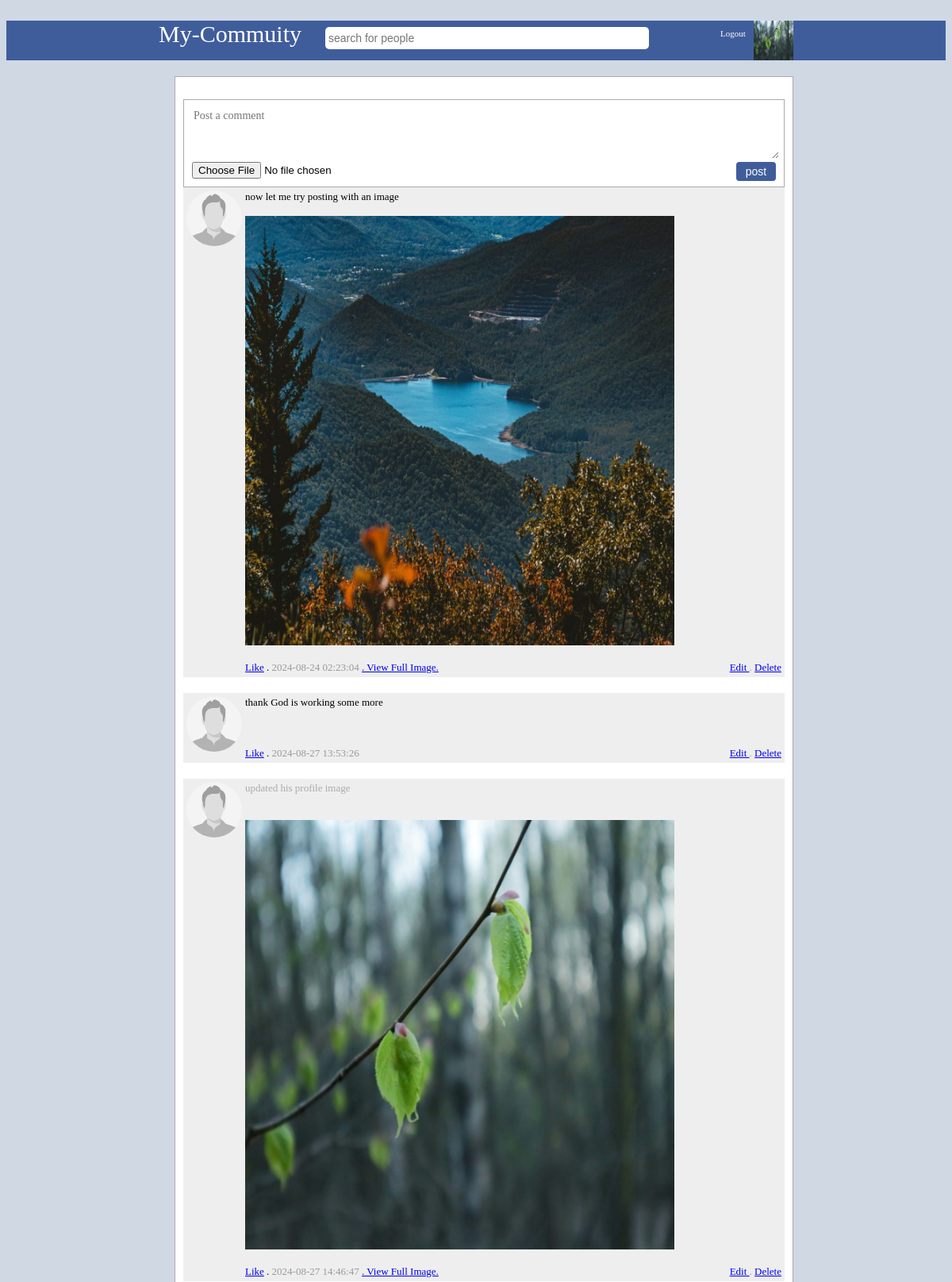
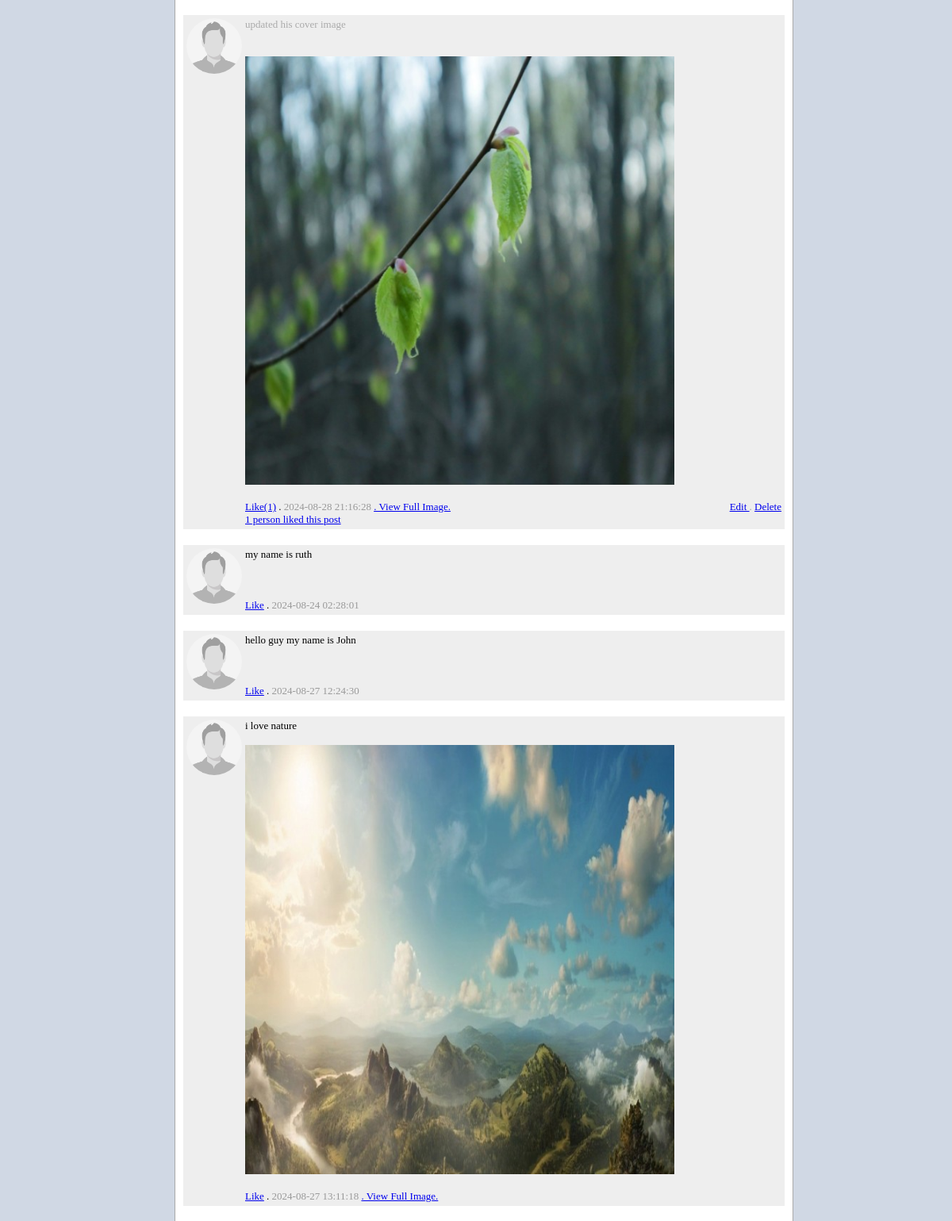
The app's page /single_post.php (signed in, upper part) with its own data (2 pictures, top to bottom).
### tables this page shows
CREATE TABLE `users` (
  `id` bigint(19) NOT NULL,
  `userid` bigint(19) NOT NULL,
  `first_name` varchar(50) NOT NULL,
  `last_name` varchar(50) NOT NULL,
  `gender` varchar(6) NOT NULL,
  `email` varchar(100) NOT NULL,
  `password` varchar(100) NOT NULL,
  `url_address` varchar(100) NOT NULL,
  `date` timestamp NOT NULL DEFAULT current_timestamp() ON UPDATE current_timestamp(),
  `profile_image` varchar(1000) NOT NULL,
  `cover_image` varchar(1000) NOT NULL,
  `likes` int(11) NOT NULL,
  `about` varchar(1024) NOT NULL
);

CREATE TABLE `posts` (
  `id` bigint(19) NOT NULL,
  `postid` bigint(19) NOT NULL,
  `comments` int(11) NOT NULL,
  `userid` bigint(19) NOT NULL,
  `post` text NOT NULL,
  `image` varchar(500) NOT NULL,
  `likes` int(11) NOT NULL,
  `date` timestamp NOT NULL DEFAULT current_timestamp() ON UPDATE current_timestamp(),
  `has_image` tinyint(1) NOT NULL,
  `is_profile_image` tinyint(1) NOT NULL,
  `is_cover_image` tinyint(1) NOT NULL,
  `parent` bigint(20) NOT NULL
);

### classes/connect.php (called while the page is built, shortened)
<?php
class Database
{
	private $host = "localhost";
	private $username = "root";
	private $password = "";
	private $db =  "ict employees";
	function connect()
	{
		$connection = mysqli_connect($this->host, $this->username, $this->password,$this->db);
		return $connection;
	}
	function read($query)
	{
		$conn = $this->connect();
		$result = mysqli_query($conn,$query);
		if(!$result)
		{
			return false;
		}
		else
		{
			$data = false;
			while($row = mysqli_fetch_assoc($result))
			{
				$data[] = $row;
			}
			return $data;
		}
	}
}

### classes/login.php (called while the page is built, shortened)
<?php
class Login
{
	public function check_login($id)
	{
		if(is_numeric($id))
		{
			$query = "select * from users where userid = '$id' limit 1";
			$DB = new Database();
			$result = $DB->read($query);
			if($result)
			{
				$user_data = $result[0];
				return $user_data;
			}
			else
			{
				header("Location: login.php");
				die;
			}
		}
		else
		{
			header("Location: login.php");
			die;
		}
	}
}

### classes/image.php (called while the page is built, shortened)
<?php
class Image
{
	public function get_thumb_profile($filename)
	{
		$thumbnail = $filename . "_profile_thumb.jpg";
		if(file_exists($thumbnail))
		{
			return $thumbnail;
		}
		else
		{
			return $filename;
		}
	}
	public function get_thumb_post($filename)
	{
		$thumbnail = $filename . "_post_thumb.jpg";
		if(file_exists($thumbnail))
		{
			return $thumbnail;
		}
	}
}

### classes/post.php (called while the page is built, shortened)
<?php
class Post
{
	public function get_comments($id)
	{
		$query = "select * from posts where parent = '$id' order by id asc limit 30";
		$DB = new Database();
		$result = $DB->read($query);
		if($result)
		{
			return $result;
		}
		else
		{
			return false;
		}
	}
	public function i_own_post($postid, $mybook_userid)
	{
		$query = "select * from posts where postid = '$postid' limit 1";
		$DB = new Database();
		$result = $DB->read($query);
		if(is_array($result))
		{
			if($result[0]['userid'] == $mybook_userid)
			{
				return true;
			}
		}
		return false;
	}
}

### comment.php (the view, shortened to what this page needs)
<div id="post" style="background-color: #eee;">
	<div>
		<?php
			$image = "images/user_male.jpg";
		?>
		<img src="<?php echo $image ?>" style="width: 70px; height: 70px; margin-right: 4px; object-fit:cover; border-radius: 50%;">
	</div>
	<div style="width: 100%;">
		<div style="font-weight: bold; color: #405d9b; width: 100%;">
			<?php
			if($COMMENT['is_profile_image'])
			{
				$pronoun = "his";
				echo "<span style = 'font-weight: normal; color: #aaa;'> updated $pronoun profile image</span>";
			}
			if($COMMENT['is_cover_image'])
			{
				$pronoun = "his";
				echo "<span style = 'font-weight: normal; color: #aaa;'> updated $pronoun cover image</span>";
			}
			?>
		</div>
		<?php echo htmlspecialchars($COMMENT['post']) ?>
		<br><br>
		<?php
			if(file_exists($COMMENT['image']))
			{
				$post_image = $image_class->get_thumb_post($COMMENT['image']);
				echo "<img src='$post_image' style='width: 80%;'/>";
			}
		 ?>
		<br><br>
		<?php
			$likes = ($COMMENT['likes'] > 0 ) ? "(" .$COMMENT['likes'] . ")": "";
		?>
		<a href="like.php?type=post&id=<?php echo $COMMENT['postid'] ?>">Like<?php echo $likes ?></a> .
		<span style="color: #999;">
			<?php echo $COMMENT['date']
		?>
		</span>
		<?php
			if($COMMENT['has_image'])
			{
				echo "<a href='image_view.php?id=$COMMENT[postid]'>";
				echo ". View Full Image.";
				echo "</a>";
			}
		?>
		<span style="color: #999; float: right;">
			<?php
				$post = new Post();
				if($post->i_own_post($COMMENT['postid'], $_SESSION['mybook_userid']))
				{
					echo "
					<a href='edit.php?id=$COMMENT[postid]'>
						Edit
					</a>.
					<a href='delete.php?id=$COMMENT[postid]'>
						Delete
					</a>
					";
				}
			?>
		</span>
		<?php
			$i_liked = false;
			if($COMMENT['likes'] > 0)
				{
					echo "<br/>";
					echo "<a href='likes.php?type=post&id=$COMMENT[postid]'>";
					if($COMMENT['likes'] == 1)
					{
						if($i_liked)
						{
							echo "<div style='text-align: left;'> You liked this post </div>";
						}
						else
						{
							echo "<div style='text-align: left;'> 1 person liked this post </div>";
						}
					}
					echo "</a>";
				}
		?>
	</div>
</div>

### single_post.php (shortened to what this page needs)
<?php
	$login = new Login();
	$user_data = $login->check_login($_SESSION['mybook_userid']);
	$USER = $user_data;
	$Post = new Post();
	$ROW = false;
?>
<!DOCTYPE html>
<html>
<head>
</head>
<body style="font-family: tahoma; background-color: #d0d8e4; color: black;">
	<br>
	<?php include("header.php"); ?>
		<div style="width: 800px; margin: auto; min-height: 400px;">
			<div style="display: flex;">
				<div style="flex: 2.5; min-height: 400px; padding: 20px; padding-right: 0px;">
					<div style="border: solid thin #aaa; padding: 10px; background-color: white; display: block; min-width: 500px;">
					<?php
						$image_class = new Image();
					?>
					<br style="clear: both;">
					<div style="border: solid thin #aaa; padding: 10px; background-color: white;">
						<form method="post" enctype="multipart/form-data">
							<textarea name="post" placeholder="Post a comment"></textarea>
							<input type="file" name="file">
							<input type="submit" id="post_button" value="post">
							<br>
						</form>
					</div>
					<?php
						$comments = $Post->get_comments($ROW['postid']);
						if(is_array($comments))
						{
							foreach ($comments as $COMMENT) {
								include("comment.php");
							}
						}
					?>
					</div>
				</div>
			</div>
		</div>
</body>
</html>

### header.php
<?php
	$corner_image = "images/user_male.jpg";
	if(isset($USER))
	{
		if(file_exists($USER['profile_image']))
		{
			$image_class = new Image();
			$corner_image = $image_class->get_thumb_profile($USER['profile_image']);
		}
		else
		{
			if($USER['gender'] == "Female")
			{
				$corner_image = "images/user_fale.jpg";
			}
		}
	}
?>
<div id="blue-bar">
	<form method="get" action="search.php">
		<div style="width: 800px; margin: auto; font-size: 30px;">
			<a href="index.php" style="color: white; text-decoration: none;">My-Commuity</a>
			 	&nbsp &nbsp<input type="text" id="search_box" name="find" placeholder="search for people">
			 <a href="profile.php">
				<img src="<?php echo $corner_image ?>" style="width: 50.2px; float: right; height: 50px; object-fit: cover;">
			</a>
			<a href="logout.php">
				<span style="font-size: 11px; float: right; margin: 10px; color: white;">Logout</span>
			</a>
		</div>
	</form>
</div>

### single_post.php (style rules this page uses)
#blue-bar { height: 50px; background-color: #405d9b; color: #d9dfeb; }
#search_box { width: 400px; height: 20px; border-radius: 5px; border: none; padding: 4px; font-size: 14px; background-image: url(search.png); background-repeat: no-repeat; background-position: right; background-size: 30px; }
textarea { width: 100%; border: none; font-family: tahoma; font-size: 14px; height: 60px; }
#post_button { float: right; background-color: #405d9b; border: none; color: white; padding: 4px; font-size: 14px; border-radius: 4px; width: 50px; }
#post { padding: 4px; font-size: 13px; display: flex; margin-bottom: 20px; }

### records on screen
users: profile_image (picture)
posts: post "now let me try posting with an image", image (picture), date "2024-08-24 02:23:04"
posts: post "thank God is working some more", date "2024-08-27 13:53:26"
posts: is_profile_image "his", image (picture), date "2024-08-27 14:46:47"
posts: is_cover_image "his", image (picture), likes "(1)", date "2024-08-28 21:16:28", shows "1 person liked this post"
posts: post "my name is ruth", date "2024-08-24 02:28:01"
posts: post "hello guy my name is John", date "2024-08-27 12:24:30"
posts: post "i love nature", image (picture), date "2024-08-27 13:11:18"
